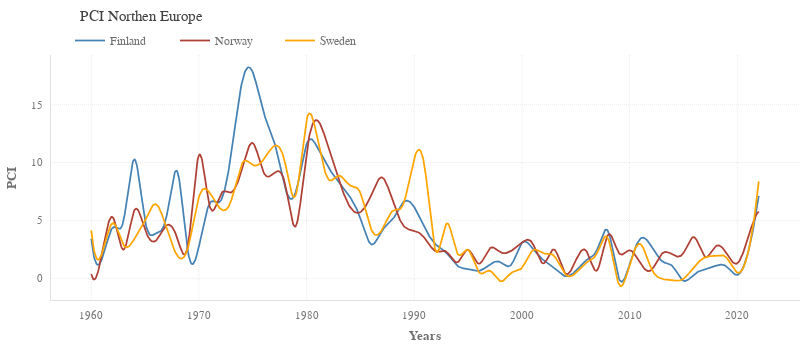

The cell this chart's notebook holds for it:
### Code cell
fig = pl_figure(figsize=(800, 350))

# pl_plot(
#     go.Scatter(x=data.index, y=data['Finland'], mode='lines+markers', line_color=palette[0], name='Finland'), fig)

pl_plot(
    go.Scatter(
        x=smoothed(data['Finland'][:-1]).index,
        y=smoothed(data['Finland'][:-1]).values.ravel(),
        mode='lines', line_color=palette[2], hoverinfo='skip',
        name='Finland'), fig)
pl_plot(
    go.Scatter(
        x=data['Finland'][:-1].index,
        y=data['Finland'][:-1],
        marker=dict(opacity=0, size=6),
        # hoverlabel=dict(bordercolor=palette[2], font=dict(color='white')),
        mode='markers', line_color=palette[2], showlegend=False, name='Finland'), fig)

pl_plot(
    go.Scatter(
        x=smoothed(data['Norway'][:-1]).index,
        y=smoothed(data['Norway'][:-1]).values.ravel(),
        mode='lines', line_color=palette[1], hoverinfo='skip', name='Norway'), fig)
pl_plot(
    go.Scatter(
        x=data['Norway'][:-1].index,
        y=data['Norway'][:-1],
        marker=dict(opacity=0, size=6),
        # hoverlabel=dict(bordercolor=palette[1], font=dict(color='white')),
        mode='markers', line_color=palette[1], showlegend=False, name='Norway'), fig)

pl_plot(
    go.Scatter(
        x=smoothed(data['Sweden'][:-1]).index,
        y=smoothed(data['Sweden'][:-1]).values.ravel(),
        mode='lines', line_color=palette[4], hoverinfo='skip', name='Sweden'), fig)
pl_plot(
    go.Scatter(
        x=data['Sweden'][:-1].index,
        y=data['Sweden'][:-1],
        marker=dict(opacity=0, size=6),
        # hoverlabel=dict(bordercolor=palette[4], font=dict(color='white')),
        mode='markers', line_color=palette[4], showlegend=False, name='Sweden'), fig)

pl_labels(x='Years', y='PCI')
pl_title('PCI Northen Europe')

fig.show(config=config)
pl_savefig(fig, 'pci_scandinavia', dir=path_save_img, config=config)

### Figure 1 — Plotly figure (JSON) as saved in the notebook; plotly's stock layout.template omitted (floating-point values rounded to 4 significant figures; data arrays with more than 128 entries replaced by an {"elided": "..."} marker saying what was removed)
{"data": [{"hoverinfo": "skip", "line": {"color": "#4682B4"}, "mode": "lines", "name": "Finland", "type": "scatter", "x": {"elided": "1000 float values"}, "y": {"elided": "1000 float values"}}, {"line": {"color": "#4682B4"}, "marker": {"opacity": 0, "size": 6}, "mode": "markers", "name": "Finland", "showlegend": false, "type": "scatter", "x": [1960, 1961, 1962, 1963, 1964, 1965, 1966, 1967, 1968, 1969, 1970, 1971, 1972, 1973, 1974, 1975, 1976, 1977, 1978, 1979, 1980, 1981, 1982, 1983, 1984, 1985, 1986, 1987, 1988, 1989, 1990, 1991, 1992, 1993, 1994, 1995, 1996, 1997, 1998, 1999, 2000, 2001, 2002, 2003, 2004, 2005, 2006, 2007, 2008, 2009, 2010, 2011, 2012, 2013, 2014, 2015, 2016, 2017, 2018, 2019, 2020, 2021, 2022], "y": [3.418, 1.691, 4.384, 4.996, 10.28, 4.941, 3.874, 5.378, 9.192, 2.206, 2.74, 6.476, 6.662, 10.75, 16.94, 17.81, 14.34, 11.79, 7.799, 7.467, 11.59, 11.31, 9.585, 8.366, 7.068, 5.196, 2.934, 4.113, 5.086, 6.593, 6.15, 4.31, 2.919, 2.191, 1.089, 0.7912, 0.6292, 1.193, 1.399, 1.162, 3.042, 2.578, 1.571, 0.8774, 0.1871, 0.6239, 1.567, 2.511, 4.066, -9.174e-07, 1.184, 3.417, 2.808, 1.478, 1.041, -0.2079, 0.3567, 0.754, 1.084, 1.024, 0.2906, 2.195, 7.124]}, {"hoverinfo": "skip", "line": {"color": "#AF4035"}, "mode": "lines", "name": "Norway", "type": "scatter", "x": {"elided": "1000 float values"}, "y": {"elided": "1000 float values"}}, {"line": {"color": "#AF4035"}, "marker": {"opacity": 0, "size": 6}, "mode": "markers", "name": "Norway", "showlegend": false, "type": "scatter", "x": [1960, 1961, 1962, 1963, 1964, 1965, 1966, 1967, 1968, 1969, 1970, 1971, 1972, 1973, 1974, 1975, 1976, 1977, 1978, 1979, 1980, 1981, 1982, 1983, 1984, 1985, 1986, 1987, 1988, 1989, 1990, 1991, 1992, 1993, 1994, 1995, 1996, 1997, 1998, 1999, 2000, 2001, 2002, 2003, 2004, 2005, 2006, 2007, 2008, 2009, 2010, 2011, 2012, 2013, 2014, 2015, 2016, 2017, 2018, 2019, 2020, 2021, 2022], "y": [0.3605, 2.155, 5.274, 2.472, 5.867, 4.187, 3.251, 4.579, 3.448, 2.963, 10.64, 6.224, 7.258, 7.419, 9.412, 11.69, 9.161, 9.104, 8.162, 4.51, 10.88, 13.64, 11.34, 8.465, 6.218, 5.715, 7.176, 8.717, 6.676, 4.546, 4.131, 3.438, 2.328, 2.288, 1.376, 2.46, 1.263, 2.567, 2.252, 2.366, 3.086, 3.004, 1.287, 2.488, 0.4545, 1.532, 2.329, 0.7126, 3.754, 2.197, 2.419, 1.285, 0.6969, 2.12, 2.042, 2.171, 3.55, 1.875, 2.765, 2.168, 1.287, 3.484, 5.764]}, {"hoverinfo": "skip", "line": {"color": "#FFA500"}, "mode": "lines", "name": "Sweden", "type": "scatter", "x": {"elided": "1000 float values"}, "y": {"elided": "1000 float values"}}, {"line": {"color": "#FFA500"}, "marker": {"opacity": 0, "size": 6}, "mode": "markers", "name": "Sweden", "showlegend": false, "type": "scatter", "x": [1960, 1961, 1962, 1963, 1964, 1965, 1966, 1967, 1968, 1969, 1970, 1971, 1972, 1973, 1974, 1975, 1976, 1977, 1978, 1979, 1980, 1981, 1982, 1983, 1984, 1985, 1986, 1987, 1988, 1989, 1990, 1991, 1992, 1993, 1994, 1995, 1996, 1997, 1998, 1999, 2000, 2001, 2002, 2003, 2004, 2005, 2006, 2007, 2008, 2009, 2010, 2011, 2012, 2013, 2014, 2015, 2016, 2017, 2018, 2019, 2020, 2021, 2022], "y": [4.142, 2.158, 4.766, 2.872, 3.388, 5.013, 6.405, 4.289, 1.943, 2.692, 7.016, 7.396, 6.007, 6.718, 9.912, 9.78, 10.25, 11.44, 9.995, 7.21, 13.71, 12.1, 8.589, 8.873, 8.044, 7.373, 4.236, 4.189, 5.825, 6.443, 10.37, 9.445, 2.374, 4.728, 2.158, 2.455, 0.5331, 0.6584, -0.2671, 0.4622, 0.8991, 2.406, 2.158, 1.926, 0.3737, 0.4532, 1.36, 2.212, 3.437, -0.4945, 1.158, 2.961, 0.8884, -0.04429, -0.1796, -0.04678, 0.9843, 1.794, 1.954, 1.784, 0.4974, 2.163, 8.369]}], "layout": {"autosize": false, "height": 350, "margin": {"t": 55}, "title": {"text": "PCI Northen Europe"}, "width": 800, "xaxis": {"autorange": true, "range": [1956.0, 2026.0], "side": "right", "title": {"font": {"weight": "bold"}, "standoff": 10, "text": "Years"}, "type": "linear"}, "yaxis": {"autorange": true, "range": [-1.877, 19.29], "title": {"font": {"weight": "bold"}, "standoff": 10, "text": "PCI"}, "type": "linear"}}}
